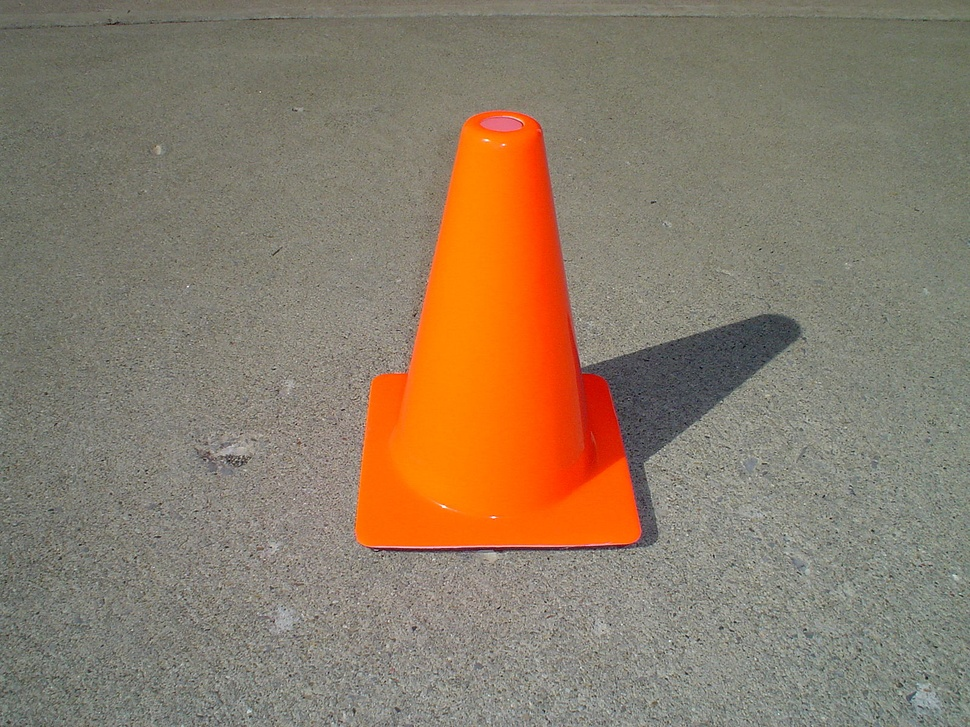
#> input picture images/1.jpg, 970 x 727 px, shrunk from 1600 x 1200 before the run, given in place of the camera
$ python main_no_reflect.py
#> lines starting #> are read from the running program, lines starting #| are printed output that depends on the picture; after the words box and inside, x2 and y2 are one past the last pixel; in counts of white or black regions, pixels touching at a corner belong together
import numpy as np
import cv2
import random as rng

cap = cv2.VideoCapture(0)

# check if camera opened successfully
if (cap.isOpened()== False):
  print("Error opening video stream or file")

# read until video is completed
while(cap.isOpened()):
  # capture frame-by-frame
  ret, frame = cap.read()
#> frame is the input picture: shape (727, 970, 3); mean B, G, R 104.3, 124, 141
  if ret == True:
    # convert the image to HSV because easier to represent color in
    # HSV as opposed to in BGR
    hsv_img = cv2.cvtColor(frame, cv2.COLOR_BGR2HSV)
#> hsv_img: shape (727, 970, 3); mean H, S, V 31.2, 51, 142.4

    # define range of orange traffic cone color in HSV
    lower_orange1 = np.array([0, 135, 135])
    lower_orange2 = np.array([15, 255, 255])
    upper_orange1 = np.array([159, 135, 80])
    upper_orange2 = np.array([179, 255, 255])

    kernel = np.ones((5,5),np.uint8)
    # threshold the HSV image to get only bright orange colors
    imgThreshLow = cv2.inRange(hsv_img, lower_orange1, lower_orange2)
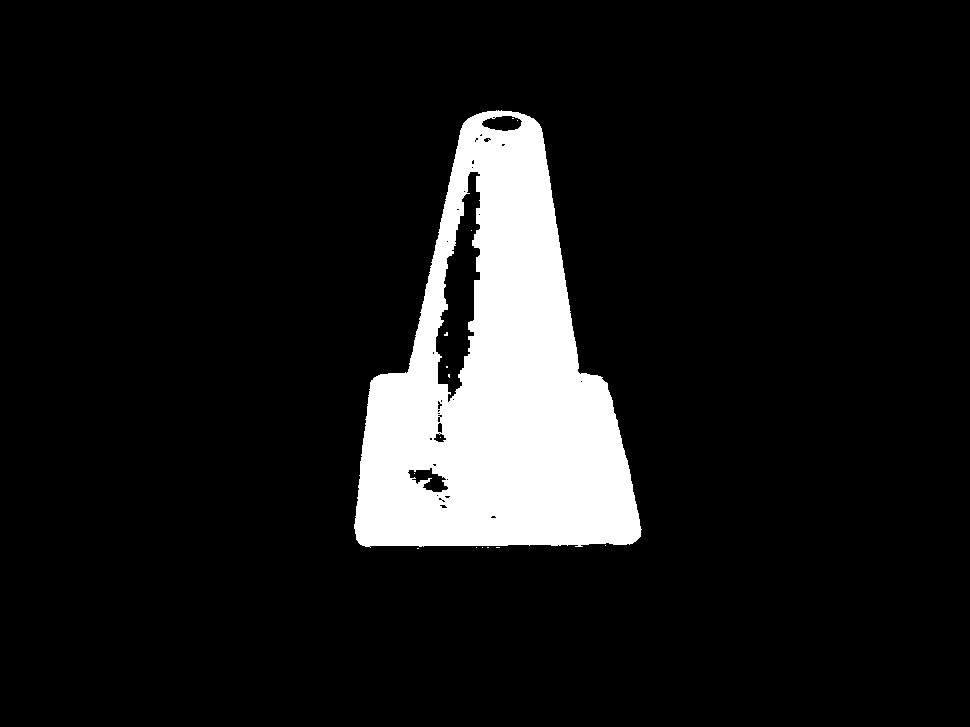
#> imgThreshLow: shape (727, 970); 10.1% white; 15 white regions (14 under 20 px), largest, box (x1, y1, x2, y2) and area: (354, 110, 642, 548) 71165
    imgThreshHigh = cv2.inRange(hsv_img, upper_orange1, upper_orange2)
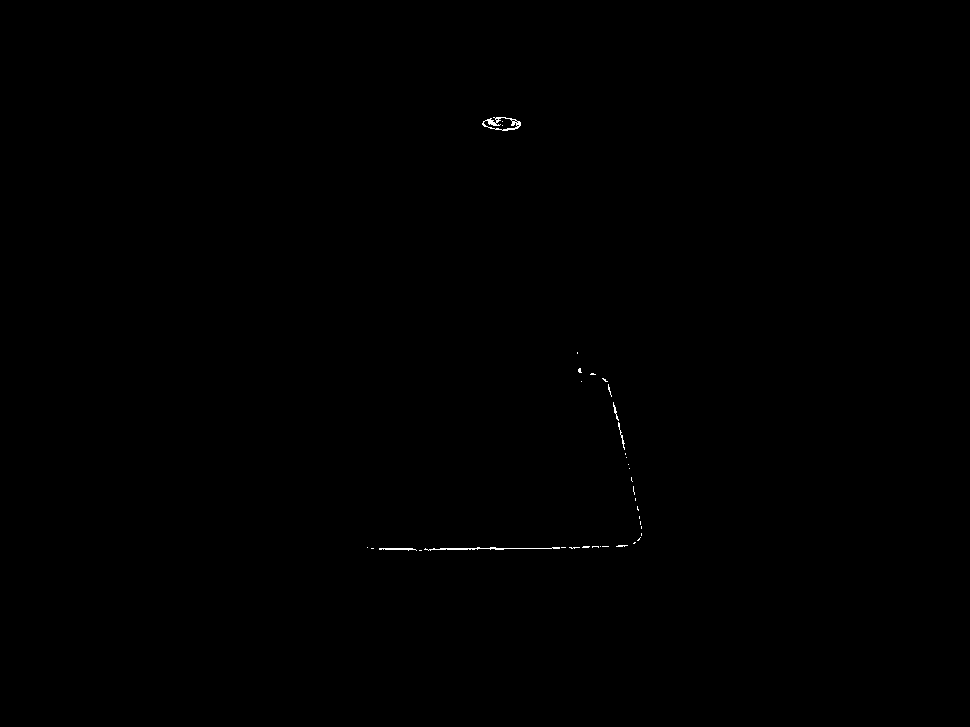
#> imgThreshHigh: shape (727, 970); 0.1% white in thin lines or dots, all inside (x1, y1, x2, y2) = (367, 117, 642, 551)

    # Bitwise-OR low and high threshes
    threshed_img = cv2.bitwise_or(imgThreshLow, imgThreshHigh)
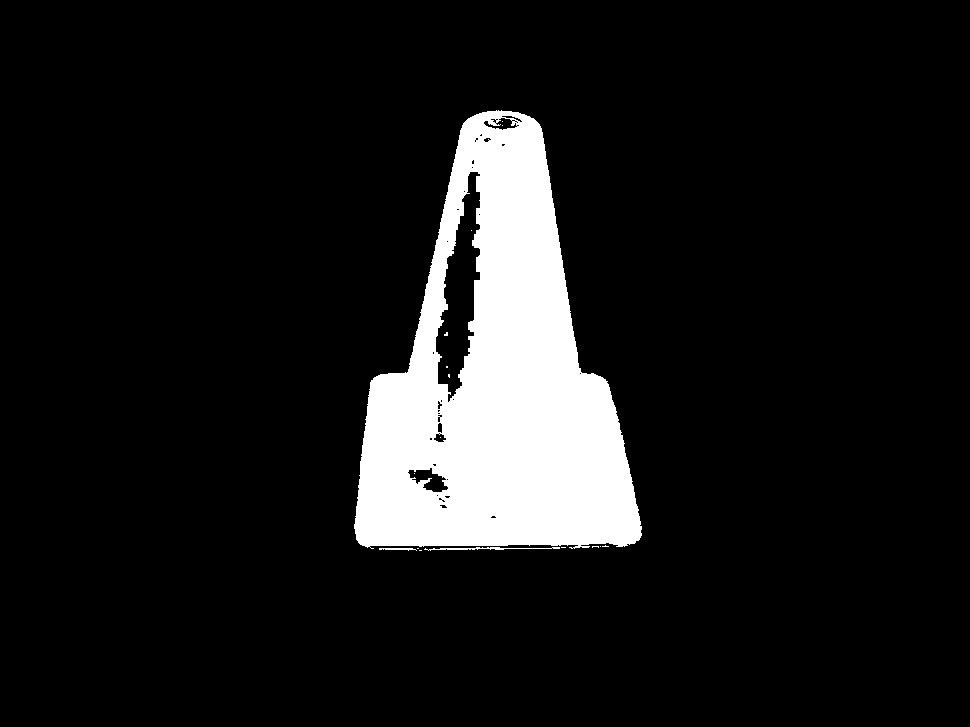
#> threshed_img: shape (727, 970); 10.2% white; 17 white regions (14 under 20 px), largest, box (x1, y1, x2, y2) and area: (354, 110, 642, 549) 71600, (424, 547, 560, 551) 207, (379, 548, 417, 551) 71

    # get rid of small artifacts that are not cones
    threshed_img = cv2.bitwise_and(threshed_img, imgThreshHigh)

    # # get rid of general small artifacts
    # threshed_img_smooth = cv2.erode(threshed_img, kernel, iterations = 1)
    # threshed_img_smooth = cv2.dilate(threshed_img_smooth, kernel, iterations = 1)

    # smooth the image with erosion, dialation, and smooth gaussian
    smoothed_img = cv2.dilate(threshed_img, kernel, iterations = 13)
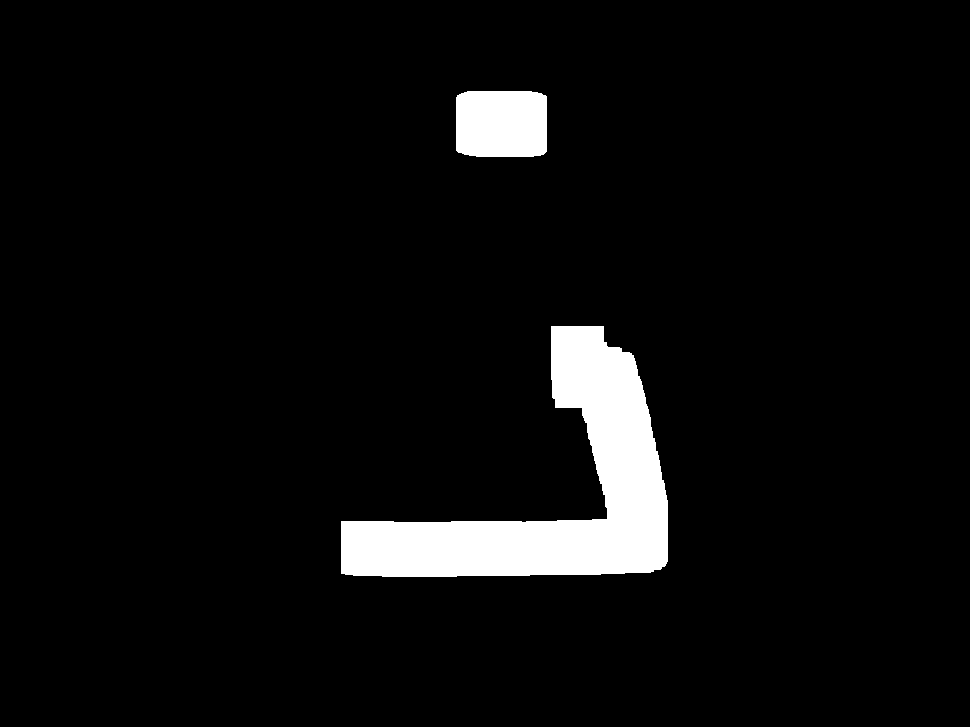
#> smoothed_img: shape (727, 970); 5.3% white; 2 white regions, box (x1, y1, x2, y2) and area: (341, 326, 668, 577) 31422, (456, 91, 547, 157) 5868
    smoothed_img = cv2.erode(smoothed_img, kernel, iterations = 13)
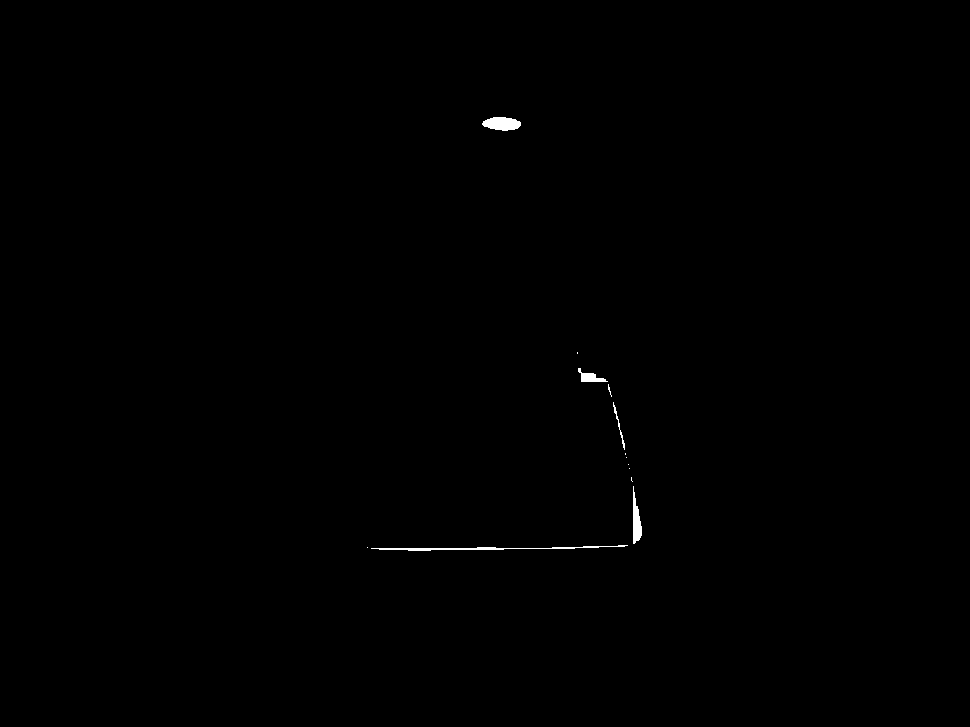
#> smoothed_img: shape (727, 970); 0.21% white; 13 white regions (8 under 20 px), largest, box (x1, y1, x2, y2) and area: (371, 545, 628, 551) 470, (482, 117, 521, 131) 408, (633, 486, 642, 544) 308, (578, 368, 608, 382) 188, (613, 402, 625, 450) 82

    # detect all edges witin the image
    edges_img = cv2.Canny(smoothed_img, 100, 200)
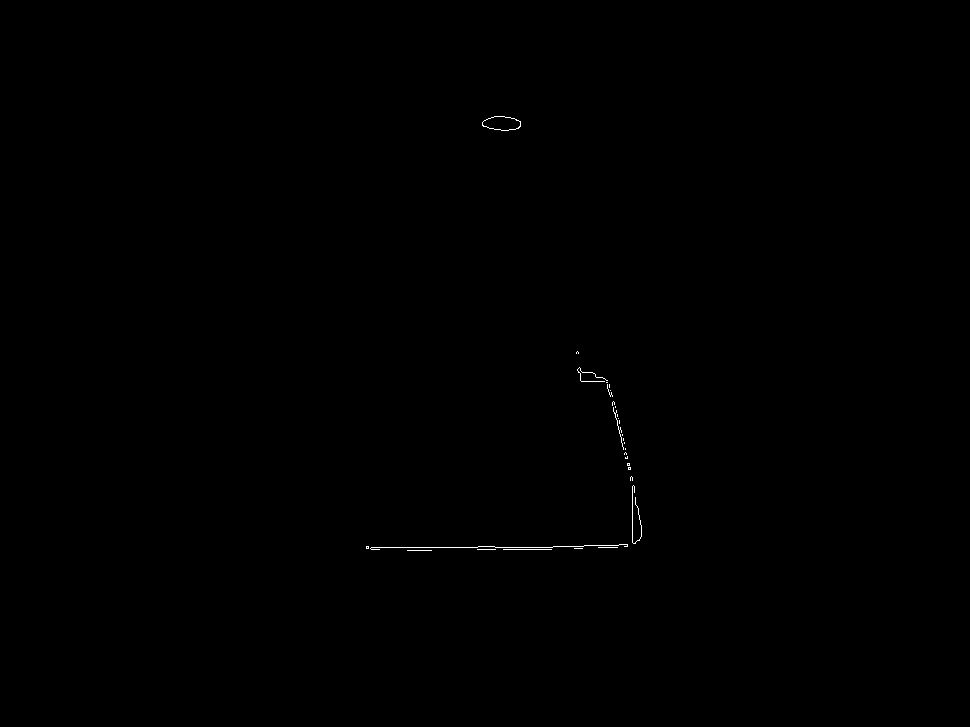
#> edges_img: shape (727, 970); 0.12% white in thin lines or dots, all inside (x1, y1, x2, y2) = (366, 116, 642, 551)
    contours, hierarchy = cv2.findContours(edges_img, cv2.RETR_TREE, cv2.CHAIN_APPROX_SIMPLE)
#> contours = 34 contours, 32 with area under 20; largest, box (x1, y1, x2, y2) and area: (482, 116, 521, 131) 406, (482, 116, 521, 131) 400

    # set parameters for writing text and drawing lines
    font = cv2.FONT_HERSHEY_SIMPLEX
    fontScale = 2
    fontColor = (0, 0, 255)
    lineType = 2

    # analyze each contour and deterime if it is a triangle
    for cnt in contours:
        boundingRect = cv2.boundingRect(cnt)
        approx = cv2.approxPolyDP(cnt, 0.06 * cv2.arcLength(cnt, True), True)
        # if the contour is a triangle, draw a bounding box around it and tag a traffic_cone label to it
        if len(approx) == 3:
            x, y, w, h = cv2.boundingRect(approx)
            rect = (x, y, w, h)
            cv2.rectangle(frame, (x, y), (x+w, y+h), (0, 255, 0), 3)
            bottomLeftCornerOfText = (x, y)
            cv2.putText(frame,'traffic_cone',
                bottomLeftCornerOfText,
                font,
                fontScale,
                fontColor,
                lineType)
#> this loop made 34 passes
#> (boundingRect, approx) on passes 1 to 10: ((407, 550, 25, 1), [[407, 550], [431, 550]]), ((503, 549, 49, 1), [[503, 549], [551, 549]]), ((477, 549, 19, 1), [[477, 549], [495, 549]]), ((574, 548, 9, 1), [[574, 548], [582, 548]]), ((598, 547, 20, 1), [[598, 547], [617, 547]]), ((366, 546, 3, 3), [[366, 546], [366, 548], [368, 548], [368, 546]]), ((366, 546, 3, 3), [[366, 547], [367, 546], [368, 547], [367, 548]]), ((370, 544, 258, 6), [[627, 544], [370, 548]]), ((632, 485, 10, 59), [[633, 485], [635, 543]]), ((630, 476, 3, 5), [[631, 476], [632, 480], [631, 476], [630, 480]])
#> boundingRect on passes 15, 22, 27, 31: (625, 456, 3, 3), (618, 418, 1, 1), (610, 390, 1, 1), (577, 367, 31, 15)

    # display the resulting frame
    cv2.imshow('Frame',frame)

    # press Q on keyboard to  exit
    if cv2.waitKey(25) & 0xFF == ord('q'):
#> (key q is pressed here)
      break

  # break the loop
  else:
    break

# when everything done, release the video capture object
cap.release()

# closes all the frames
cv2.destroyAllWindows()
